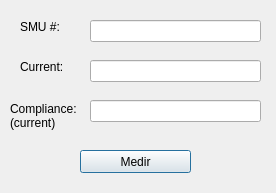
<?xml version="1.0" encoding="UTF-8"?>
<ui version="4.0">
 <class>RI_dialog</class>
 <widget class="QDialog" name="RI_dialog">
  <property name="geometry">
   <rect>
    <x>0</x>
    <y>0</y>
    <width>276</width>
    <height>193</height>
   </rect>
  </property>
  <property name="windowTitle">
   <string>RI</string>
  </property>
  <widget class="QLineEdit" name="current_ri_lineedit">
   <property name="geometry">
    <rect>
     <x>90</x>
     <y>60</y>
     <width>171</width>
     <height>22</height>
    </rect>
   </property>
  </widget>
  <widget class="QLineEdit" name="compliance_ri_lineedit">
   <property name="geometry">
    <rect>
     <x>90</x>
     <y>100</y>
     <width>171</width>
     <height>22</height>
    </rect>
   </property>
  </widget>
  <widget class="QLabel" name="current_ri_label">
   <property name="geometry">
    <rect>
     <x>20</x>
     <y>60</y>
     <width>61</width>
     <height>14</height>
    </rect>
   </property>
   <property name="text">
    <string>Current:</string>
   </property>
  </widget>
  <widget class="QLabel" name="compliance_ri_label">
   <property name="geometry">
    <rect>
     <x>10</x>
     <y>100</y>
     <width>81</width>
     <height>31</height>
    </rect>
   </property>
   <property name="text">
    <string>Compliance:
(current)</string>
   </property>
  </widget>
  <widget class="QPushButton" name="measure_ri_button">
   <property name="geometry">
    <rect>
     <x>80</x>
     <y>150</y>
     <width>111</width>
     <height>23</height>
    </rect>
   </property>
   <property name="text">
    <string>Medir</string>
   </property>
  </widget>
  <widget class="QLabel" name="smu_label">
   <property name="geometry">
    <rect>
     <x>20</x>
     <y>20</y>
     <width>61</width>
     <height>14</height>
    </rect>
   </property>
   <property name="text">
    <string>SMU #:</string>
   </property>
  </widget>
  <widget class="QLineEdit" name="smu_lineedit">
   <property name="geometry">
    <rect>
     <x>90</x>
     <y>20</y>
     <width>171</width>
     <height>22</height>
    </rect>
   </property>
  </widget>
 </widget>
 <resources/>
 <connections/>
</ui>
